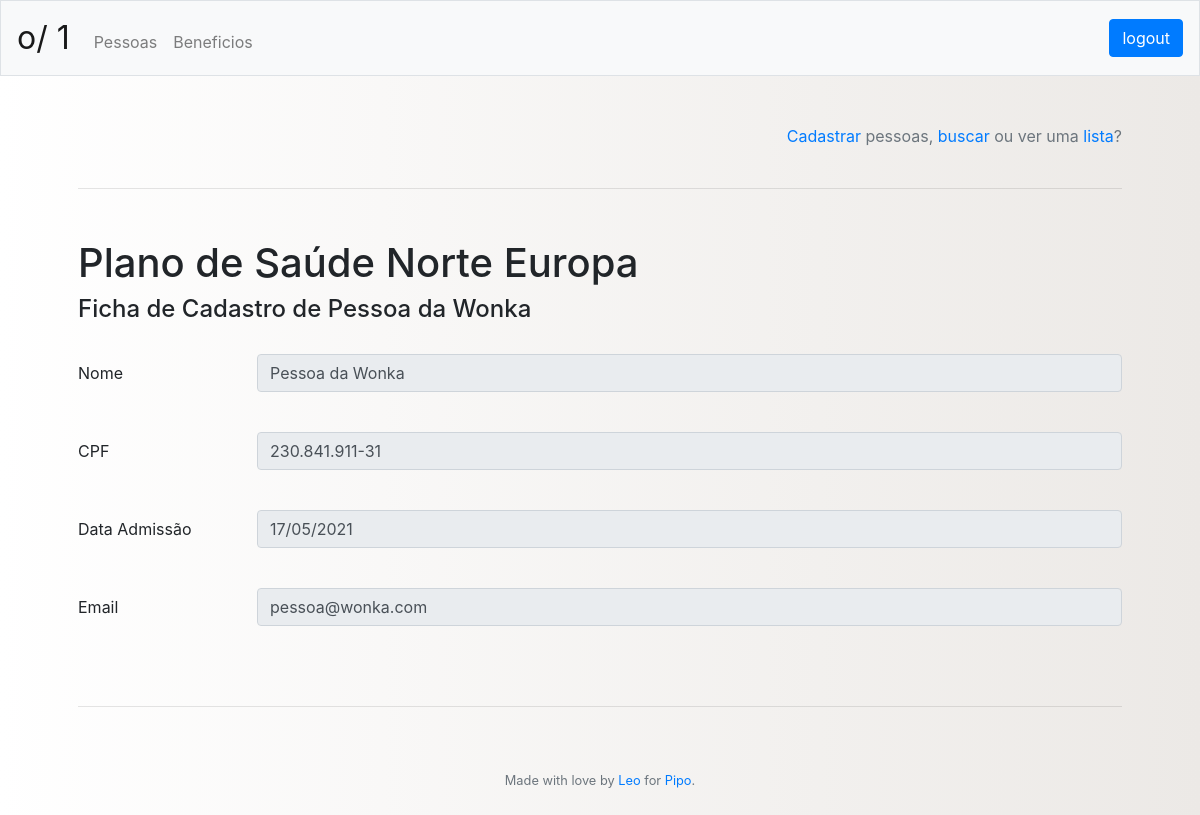
Page /beneficios/1/pessoas/1 (signed in) on the committed database.
### db.py (models this page shows)
class Benefit(Base):
	__table__ = Base.metadata.tables['benefit']

class Person(Base):
	__table__ = Base.metadata.tables['person']

class Datatype(Base):
	__table__ = Base.metadata.tables['datatype']

class PersonData(Base):
	__table__ = Base.metadata.tables['personData']

### app.py (the view)
@app.route("/beneficios/<idBenefit>/pessoas/<idPerson>", methods=['GET'])
@login_required
def benefits_registration_card(idBenefit, idPerson):
	if validate_registration_card(idBenefit, idPerson, session['idCompany']):
		idBenefit = int(idBenefit)
		idPerson = int(idPerson)
		benefit_profile = BenefitProfile(idBenefit).get_profile()
		person_profile = PersonProfile(idPerson).get_profile()
		person_data = get_combined_data_for_person([idBenefit,], idPerson)
		admission_date = get_person_admission_date(idPerson, idBenefit)
		return render_template("benefits_registration_card.html", header = get_header(session),
												benefit = benefit_profile,
												person = person_profile,
												person_data = person_data,
												admission_date = admission_date)
	else:
		whoops = "Este Cartão de Registro não existe."
		return render_template("index.html", header = get_header(session),
												whoops = whoops)
	return render_template("benefits_registration_card.html", header = get_header(session),
												benefit = benefit_profile,
												person = person_profile,
												admission_date = admission_date)

### app.py (called while the page is built)
@app.after_request
def after_request(response):
    response.headers["Cache-Control"] = "no-cache, no-store, must-revalidate"
    response.headers["Expires"] = 0
    response.headers["Pragma"] = "no-cache"
    return response

@app.teardown_request
def remove_session(ex=None):
    db.remove()

def login_required(f):
    @wraps(f)
    def decorated_function(*args, **kwargs):
        if session.get("id") is None:
            return redirect("/login")
        return f(*args, **kwargs)
    return decorated_function

### db.py (called while the page is built)
def person_exists(idPerson): # This has been tested
	if not is_int(idPerson):
			raise TypeError
	results = (db.query(Person.id)
				.filter(Person.id == idPerson).all())
	if len(results) == 1:
		return True
	elif len(results) > 1:
		raise Exception("Database is compromised")
	else:
		return False

def query_person_name_idcompany_cpf(idPerson):
	results = (db.query(Person.id, Person.name, Person.idCompany, Person.cpf)
				.filter(Person.id == idPerson).all())
	return results

def query_person_admin(idPerson):
	results = (db.query(Admin.idPerson)
				.filter(Admin.idPerson == idPerson).all())
	return results

def query_person_benefits(idPerson):
	results = (db.query(Benefit.id, Benefit.name)
			.filter(Benefit.id == PersonBenefit.idBenefit)
			.filter(PersonBenefit.idPerson == idPerson)
			.order_by(Benefit.name).all())
	return results

def query_person_data(idPerson):
	results = (db.query(Datatype.id, Datatype.name, PersonData.data)
				.filter(Datatype.id == PersonData.idDatatype)
				.filter(PersonData.idPerson == idPerson)
				.order_by(Datatype.id).all())
	return results

def query_person_one_data(idPerson, idDatatype):
	results = (db.query(PersonData.id, PersonData.data)
				.filter(PersonData.idPerson == idPerson,
						PersonData.idDatatype == idDatatype).all())
	return results

def query_person_in_company(idPerson, idCompany):
	results = (db.query(Person.id)
				.filter(Person.idCompany == idCompany)
				.filter(Person.id == idPerson).first())
	return results

def benefit_exists(idBenefit):
	if not is_int(idBenefit):
			raise TypeError
	results = (db.query(Benefit.id)
				.filter(Benefit.id == idBenefit).all())
	if len(results) == 1:
		return True
	elif len(results) > 1:
		raise Exception("Database is compromised")
	else:
		return False

def query_benefit_name(idBenefit):
	results = (db.query(Benefit.id, Benefit.name)
				.filter(Benefit.id == idBenefit).all())
	return results

### templates/benefits_registration_card.html (shortened to what this page needs)
{% extends "layout.html" %}
{% block main %}
    <p align="right" class="text-muted"><a href="/pessoas/cadastro">Cadastrar</a> pessoas, <a href="/pessoas/busca">buscar</a> ou ver uma <a href="/pessoas/lista">lista</a>?</p>
    <hr style="margin-top: 40px; margin-bottom: 50px;">
	<h1>{{ benefit["name"] }}</h1>
	<h4 style="margin-bottom: 30px;">Ficha de Cadastro de {{ person["name"] }}</h4>
	{% if benefit["data_types"]|length %}
		{% set count = [ ] %}
		<form action="/pessoas/editar/{{ person['id'] }}" method="post">
		{% for data_type in benefit["data_types"] %}
			{% for data in person_data %}
				{% if data_type['idDatatype'] == data['idDatatype'] and data['data'] != none %}
					{% set __ = count.append(1) %}
					{% if data_type['name'] == "Data Admissão" %}
						<div class="form-group row">
			        		<label for="id" class="col-sm-2 col-form-label">{{ data_type['name'] }}</label>
			        		<div class="col-sm-10">
			            	<input readonly class="form-control" name="id" value="{{ admission_date }}" type="text">
			            	</div>
			        	</div>
					{% else %}
			   			<div class="form-group row">
			        		<label for="id" class="col-sm-2 col-form-label">{{ data_type['name'] }}</label>
			        		<div class="col-sm-10">
			            	<input readonly class="form-control" name="id" value="{{ data['data'] }}" type="text">
			            	</div>
			        	</div>
			        {% endif %}
					<br>
				{% endif %}
			{% endfor %}
		{% endfor %}
		</form>
	{% else %}
		<p>Este plano não possui nenhum tipo de dado cadastrado.</p>
	{% endif %}
	<hr style="margin-top: 40px;">
{% endblock %}

### static/styles.css (style rules this page uses)
body { background: #ECE9E6; background: -webkit-linear-gradient(to right, #FFFFFF, #ECE9E6); background: linear-gradient(to right, #FFFFFF, #ECE9E6); }

### rows in the picture
Benefit: name "Plano de Saúde Norte Europa"
Person: name "Pessoa da Wonka", id "Pessoa da Wonka" "230.841.911-31"
Datatype: name "Nome"
Datatype: name "CPF"
Datatype: name "Data Admissão", id "17/05/2021"
Datatype: name "Email"
PersonData: id "pessoa@wonka.com"

### other values in the picture
{{ header["company"] }} "1"
